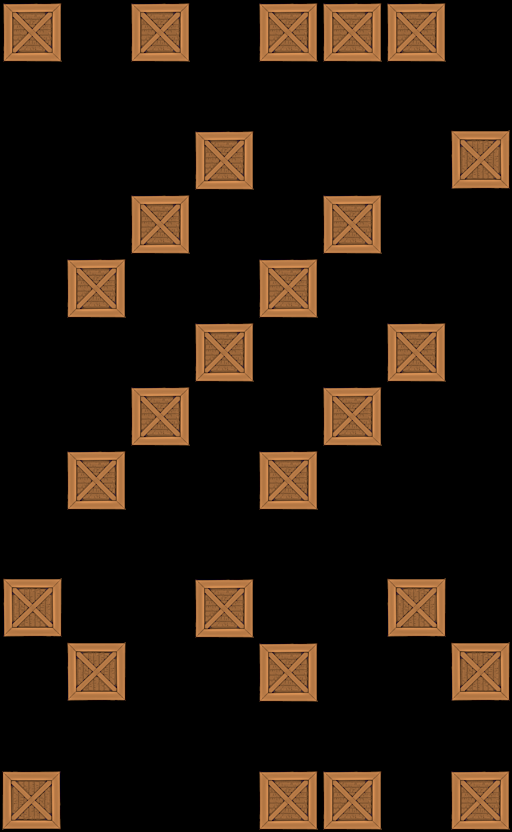

This game map was drawn from its Tiled (.tmx) file and the tilesets committed beside it. A one-line description and the trimmed map source follow:
An orthogonal 8x13 tile map with 64x64 px tiles, 1 tile layer (Tile Layer 1).

<map version="1.0" orientation="orthogonal" width="8" height="13" tilewidth="64" tileheight="64">
 <tileset firstgid="1" name="crate" tilewidth="64" tileheight="64">
  <image source="../../crate4.png" width="64" height="64" />
 </tileset>
 <layer name="Tile Layer 1" width="8" height="13">
  <data>[104 cells, 27 non-empty, 1 distinct tile ids]</data>
 </layer>
</map>
